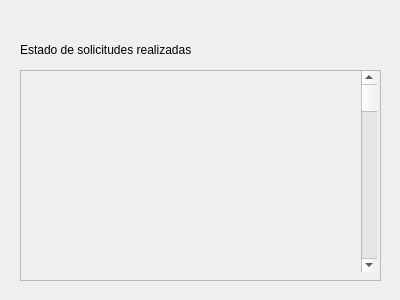
<?xml version="1.0" encoding="UTF-8"?>
<ui version="4.0">
 <class>consult_requests</class>
 <widget class="QDialog" name="consult_requests">
  <property name="geometry">
   <rect>
    <x>0</x>
    <y>0</y>
    <width>400</width>
    <height>300</height>
   </rect>
  </property>
  <property name="windowTitle">
   <string>Dialog</string>
  </property>
  <widget class="QScrollArea" name="scrollArea">
   <property name="geometry">
    <rect>
     <x>20</x>
     <y>70</y>
     <width>361</width>
     <height>211</height>
    </rect>
   </property>
   <property name="widgetResizable">
    <bool>true</bool>
   </property>
   <widget class="QWidget" name="scrollAreaWidgetContents">
    <property name="geometry">
     <rect>
      <x>0</x>
      <y>0</y>
      <width>359</width>
      <height>209</height>
     </rect>
    </property>
    <widget class="QScrollBar" name="verticalScrollBar">
     <property name="geometry">
      <rect>
       <x>340</x>
       <y>0</y>
       <width>16</width>
       <height>201</height>
      </rect>
     </property>
     <property name="orientation">
      <enum>Qt::Vertical</enum>
     </property>
    </widget>
   </widget>
  </widget>
  <widget class="QLabel" name="label">
   <property name="geometry">
    <rect>
     <x>20</x>
     <y>40</y>
     <width>191</width>
     <height>20</height>
    </rect>
   </property>
   <property name="text">
    <string>Estado de solicitudes realizadas</string>
   </property>
  </widget>
 </widget>
 <resources/>
 <connections/>
</ui>
